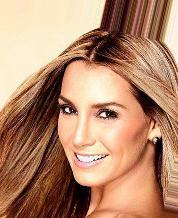
//> input picture 7/faces/000001.jpg, 178 x 218 px; its folder holds only this picture in this run
$ ./main   (built with g++ and OpenCV 4)
//> lines starting //> are read from the running program, lines starting //| are printed output that depends on the picture
#include <stdio.h>
#include <opencv2/opencv.hpp>
#include <vector>
#include <math.h>

using namespace cv;
using namespace std;


void readImages(vector<Mat>& images) {
	for (int i = 0; i < 100; i++) {
		char file[1024];
		// sprintfはバッファオーバーフローのリスクあり
		// snprintfでバッファのサイズを指定することができる．
		snprintf(file, sizeof(file), "./faces/%06d.jpg", i + 1);
		// load as gray image
		Mat img = imread(file, 0);
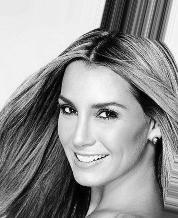
//> img: 218 rows x 178 cols, CV_8UC1; min 0, max 255, mean 147.1
		if (img.data)
		{
			img.convertTo(img, CV_32F, 1 / 255.0);
//> img: 218 rows x 178 cols, CV_32FC1
			images.push_back(img);
			// flip and add
			Mat imgFlip;
			flip(img, imgFlip, 1);
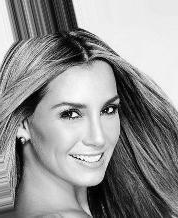
//> imgFlip: 218 rows x 178 cols, CV_32FC1; min 0, max 1, mean 0.577
			//imwrite("da.png", imgFlip*255);
			images.push_back(imgFlip);
		}
	}
}
// Create data matrix from a vector of images
Mat createDataMatrix(const vector<Mat>& images)
{
	// data(N x pix)
	Mat data(images.size(), images[0].rows * images[0].cols, CV_32F);
	for (int i = 0; i < images.size(); i++)
	{
		Mat image = images[i].reshape(1, 1);
		image.copyTo(data.row(i));
	}
	return data;
}


void gen_face(vector<Mat> images, Mat & img, vector<int> & labels, int seed) {
//> called with seed = 8719

	srand(seed);
	img = Mat(800, 1200, CV_32F);
	img = 1;
	int w = images[0].cols, h = images[0].rows;

	for (int y = 50; y <= 700; y += 250) {
		for (int x = 50; x <= 1000; x += 200) {
			int id = rand() % images.size();
			Mat roi(img, Rect(x, y, w, h));
			images[id].copyTo(roi);
			labels.push_back(id);
		}
	}
	img.convertTo(img, CV_8U, 255);
    imwrite("input.png", img);
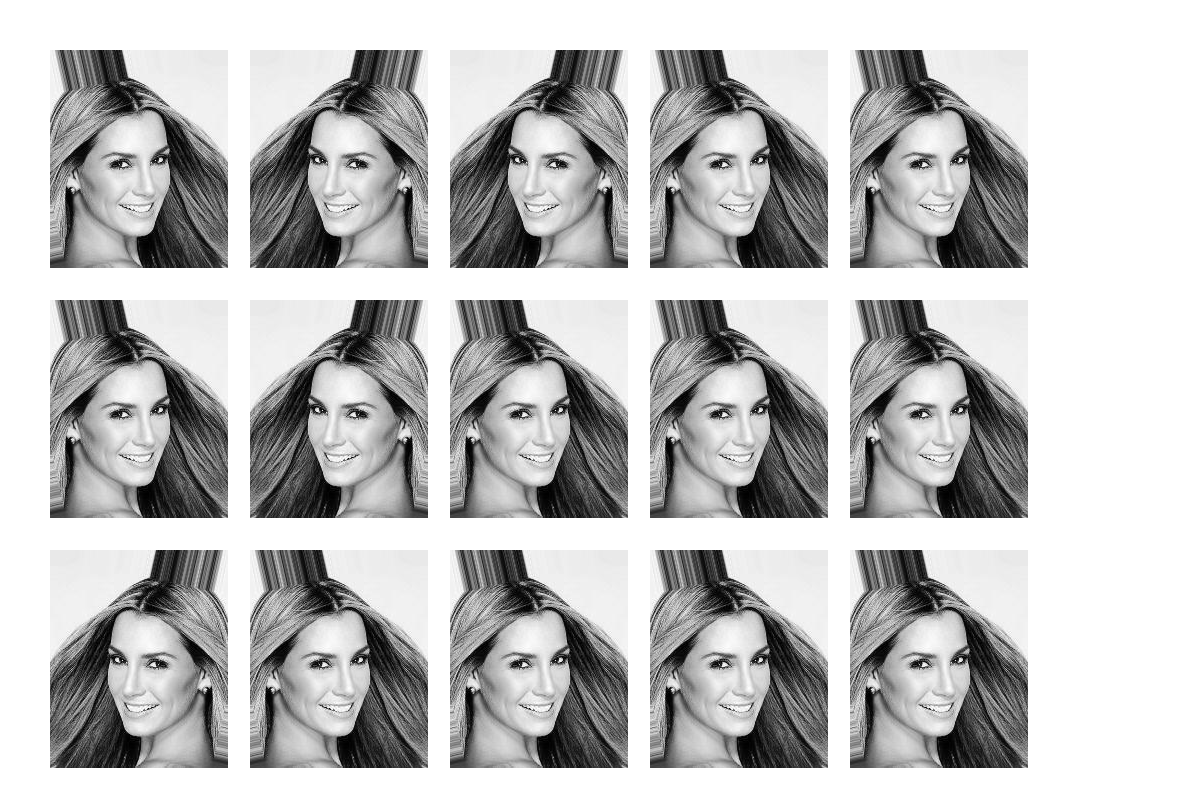
//> saved as input.png: 800 rows x 1200 cols, CV_8UC1; min 0, max 255, mean 189.6
	//imshow("img", img);
	//waitKey(0);
}

// sort rect according to position (left, top) : TV scan
bool fcomp(const Rect& a, const Rect& b) { return (a.y + a.x*0.1) < (b.y + b.x * 0.1); }

// level 1 & 3
void face_detect_crop(Mat & img, vector<Mat> & detect_faces) {
	CascadeClassifier cascade;
	cascade.load("haarcascade_frontalface_alt.xml");
	vector<Rect> faces;
	// run detect
	cascade.detectMultiScale(img, faces, 1.1, 3, 0, Size(20, 20));
	sort(faces.begin(), faces.end(), fcomp);
	Mat rgb;
	cvtColor(img, rgb, COLOR_GRAY2BGR);
	for (int i = 0; i < faces.size(); i++)
	{
		int w = faces[i].width, h = faces[i].height;
		rectangle(rgb, Rect(faces[i].x, faces[i].y, w, h), Scalar(0, 0, 255), 3, LINE_AA);
		// crop head regeion
		//検出された顔の領域を拡大
        int padding = 40; // 顔の周りに追加するピクセル数
        int x = max(faces[i].x - padding, 0);
        int y = max(faces[i].y - padding, 0);
        int width = min(w + 2 * padding, img.cols - x);
        int height = min(h + 2 * padding, img.rows - y);
        Rect rect(x, y, width, height);
		// Rect rect = faces[i];
		Mat roi(img, rect), tmp;
		roi.copyTo(tmp);
		detect_faces.push_back(tmp);	}
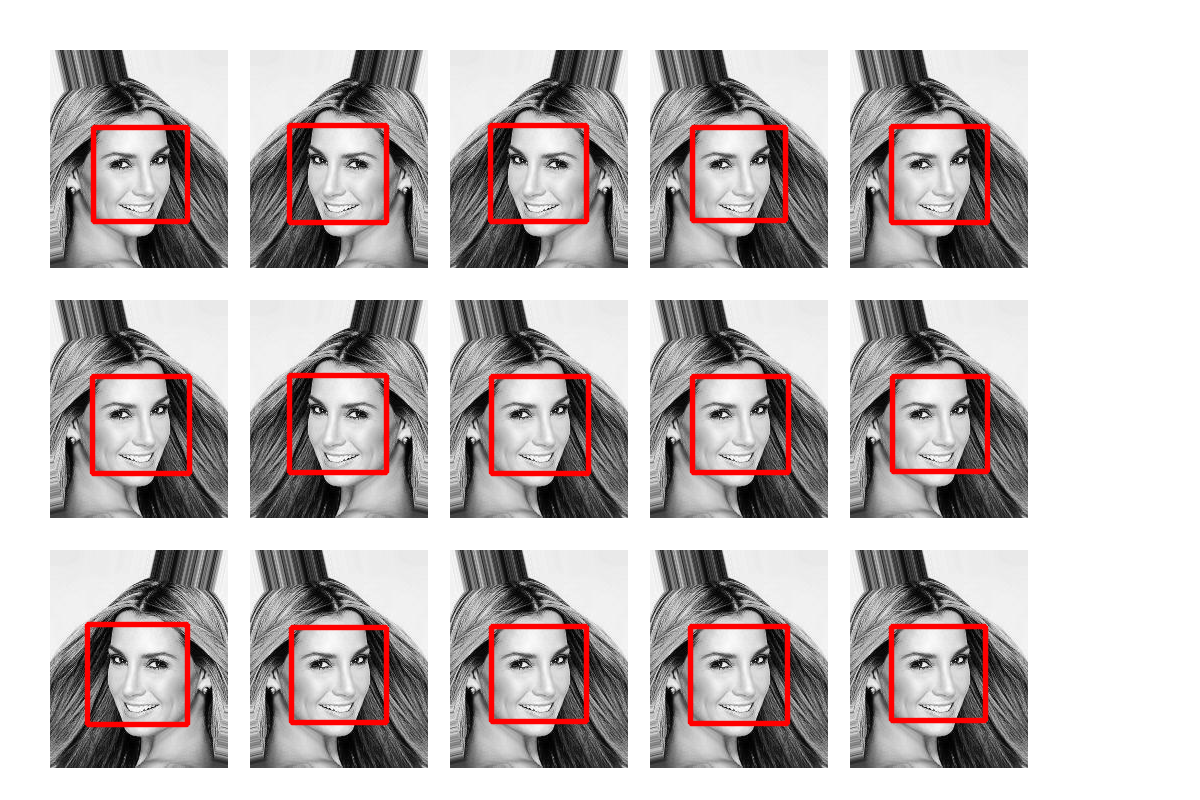
//> rgb: 800 rows x 1200 cols, CV_8UC3; mean B, G, R 185.3, 185.3, 193.5

	imwrite("level1.png", rgb);
	//imshow("detect face", rgb);
	//waitKey(0);
}


// 主成分分析を使って固有値を計算
// Level 2
void compute_eigenface(vector<Mat> & images, Mat& averageFace, vector<Mat>& eigenFaces) {
	//imshow("da", images[0]);
	//waitKey(0);
	Size sz = images[0].size();

	Mat data = createDataMatrix(images);
	int N = images.size();

	// compute PCA
	PCA pca(data, Mat(), PCA::DATA_AS_ROW, N);

	// average face
	averageFace = pca.mean.reshape(1, sz.height);

	// Find eigen vectors.
	Mat eigenVectors = pca.eigenvectors;

	// Reshape Eigenvectors to obtain EigenFaces
	for (int i = 0; i < N; i++)
	{
		Mat eigenFace = eigenVectors.row(i).reshape(1, sz.height);
		eigenFaces.push_back(eigenFace);
	}
	//imshow("ei",eigenFaces[0]);
	//waitKey(0);

}


// Level3
// [107 lines left out: functions level3, test_recognition, not called in this run]


int main() {

	Mat img,img2;

	// load database face
	vector<Mat> images;
	readImages(images);


	// gen test input image
	vector<int> labels;
	gen_face(images, img, labels, 8719);

	// level1
	vector<Mat> detect_faces;
	face_detect_crop(img, detect_faces);

	// level2
	Mat averageFace;
	vector<Mat> eigenFaces;
	compute_eigenface(images, averageFace, eigenFaces);

    imwrite("averageFace.png", averageFace*255);
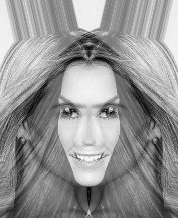
//> saved as averageFace.png: 218 rows x 178 cols, CV_8UC1; min 0, max 254, mean 147.2
    for (int i = 0; i < 4; ++i) {
		Mat eigenface;
//> (the run ends here: the program crashes, at `eigenFaces[i].copyTo(eigenface);`)
